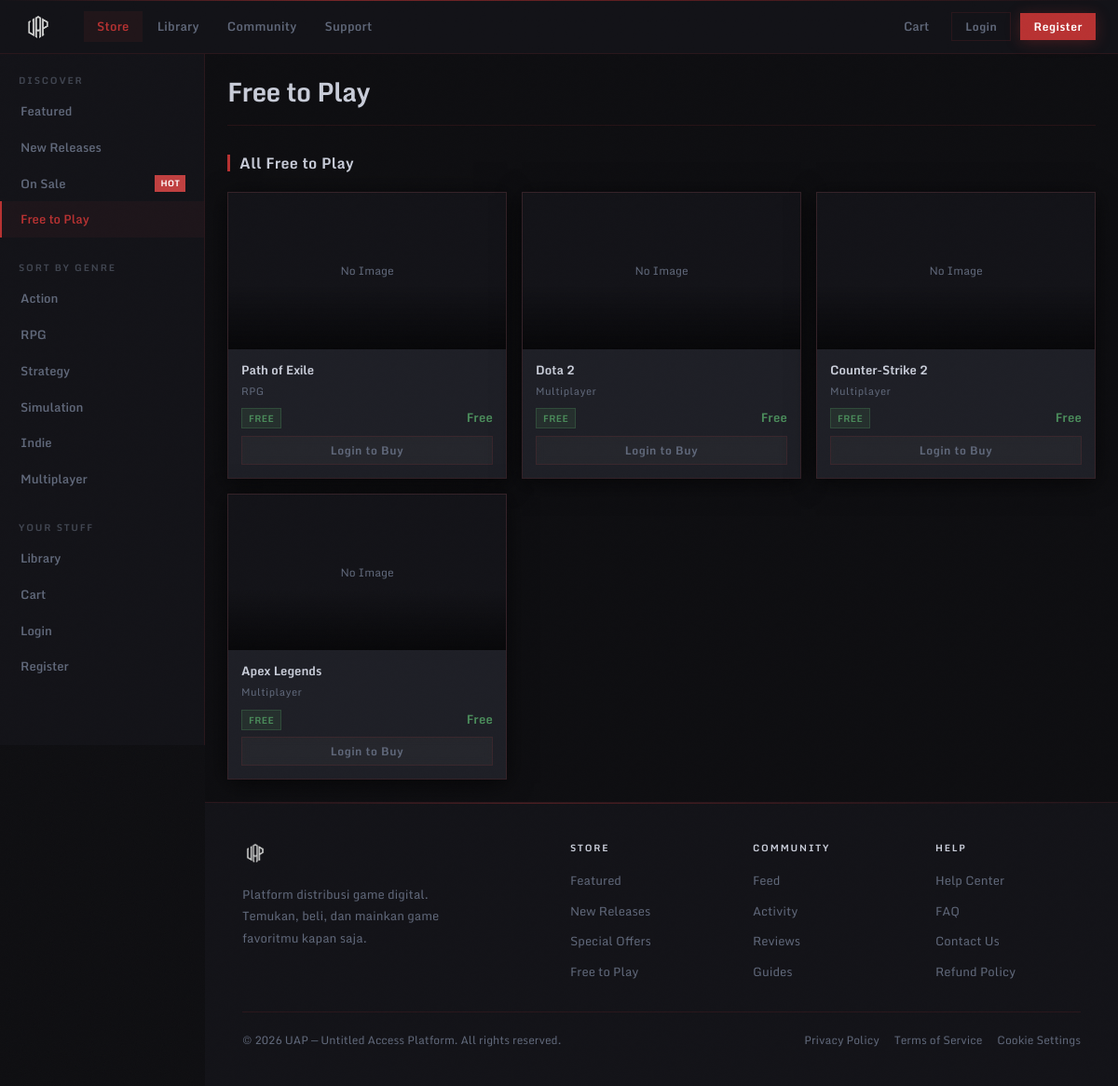
/?page=store&filter=free, run on the app's committed database.
### tables this page shows
CREATE TABLE IF NOT EXISTS games (
    id            INT UNSIGNED AUTO_INCREMENT PRIMARY KEY,
    title         VARCHAR(100)  NOT NULL,
    description   TEXT          DEFAULT NULL,
    genre         VARCHAR(50)   DEFAULT NULL,
    price         DECIMAL(10,2) NOT NULL DEFAULT 0,
    discount      INT           DEFAULT 0,
    image         VARCHAR(255)  DEFAULT NULL,
    is_free       TINYINT(1)    DEFAULT 0,
    release_date  DATE          DEFAULT NULL,
    developer     VARCHAR(100)  DEFAULT NULL,
    publisher     VARCHAR(100)  DEFAULT NULL,
    req_os        VARCHAR(150)  DEFAULT NULL,
    req_processor VARCHAR(200)  DEFAULT NULL,
    req_memory    VARCHAR(50)   DEFAULT NULL,
    req_graphics  VARCHAR(200)  DEFAULT NULL,
    req_storage   VARCHAR(50)   DEFAULT NULL,
    created_at    TIMESTAMP     DEFAULT CURRENT_TIMESTAMP
);

### public/index.php (called while the page is built, shortened)
<?php
require_once __DIR__ . '/../src/backend/helpers/auth.php';
require_once __DIR__ . '/../src/backend/helpers/router.php';
?>
<?php include __DIR__ . '/../src/frontend/layouts/header.php'; ?>
<?php include $view_path; ?>
<?php include __DIR__ . '/../src/frontend/layouts/footer.php'; ?>

### src/backend/models/Game.php (called while the page is built, shortened)
<?php
function getFreeGames() {
    $pdo = getDB();
    return $pdo->query('SELECT * FROM games WHERE is_free = 1')->fetchAll();
}

### src/backend/helpers/auth.php (called while the page is built, shortened)
<?php
function isLoggedIn() {
    return isset($_SESSION['user_id']);
}

### src/frontend/pages/store/free-to-play.php (the view)
<?php $freeGames = getFreeGames(); ?>
<h2 class="section-title">All Free to Play</h2>
<div class="grid-4">
    <?php foreach ($freeGames as $game): ?>
    <div class="card game-card">
        <div class="game-card-img">
            <?php if (!empty($game['image'])): ?>
                <img src="/uploads/games/<?= htmlspecialchars($game['image']) ?>" alt="<?= htmlspecialchars($game['title']) ?>" style="width:100%;height:100%;object-fit:cover">
            <?php else: ?>
                <span class="text-secondary" style="font-size:12px">No Image</span>
            <?php endif; ?>
        </div>
        <div class="game-card-body">
            <a href="/?page=game&id=<?= $game['id'] ?>" style="text-decoration:none">
                <p class="game-card-title"><?= htmlspecialchars($game['title']) ?></p>
            </a>
            <p class="game-card-genre"><?= htmlspecialchars($game['genre']) ?></p>
            <div class="game-card-price">
                <div>
                    <span class="price-discount" style="background:rgba(74,138,90,0.15);color:var(--accent-green);border-color:rgba(74,138,90,0.3)">FREE</span>
                </div>
                <div>
                    <span class="price-free">Free</span>
                </div>
            </div>
            <div class="mt-8">
                <?php if (isLoggedIn()): ?>
                    <?php if (isInCart(getCurrentUser()['id'], $game['id'])): ?>
                        <a href="/?page=cart" class="btn btn-outline btn-sm btn-block">In Cart</a>
                    <?php else: ?>
                        <a href="/?action=add_to_cart&game_id=<?= $game['id'] ?>" class="btn btn-green btn-sm btn-block">Get Free</a>
                    <?php endif; ?>
                <?php else: ?>
                    <a href="/?page=login" class="btn btn-outline btn-sm btn-block">Login to Buy</a>
                <?php endif; ?>
            </div>
        </div>
    </div>
    <?php endforeach; ?>
</div>

### public/assets/css/main.css (style rules this page uses)
:root { --bg-void: #0e0e11; --bg-deep: #131318; --bg-surface: #1a1a20; --bg-card: #1e1f26; --bg-hover: #26272e; --accent: #b83232; --accent-blue: #6677aa; --accent-purple: #7a6699; --accent-red: #c04040; --accent-gold: #a08040; --accent-green: #4a8a5a; --accent-light: #cc4444; --accent-dim: rgba(184, 50, 50, 0.10); --accent-glow: rgba(184, 50, 50, 0.22); --accent-2-glow: rgba(160, 40, 40, 0.15); --accent-hover: #d05050; --text-primary: #c8ccd8; --text-secondary: #60687a; --text-dim: #404550; --text-white: #c8ccd8; --border: rgba(184, 50, 50, 0.14); --border-glow: rgba(184, 50, 50, 0.30); --border-light: rgba(184, 50, 50, 0.10); --border-accent: rgba(184, 50, 50, 0.36); --danger: #c06060; --success: #4a8a5a; --warning: #a08040; --topbar-h: 58px; --sidebar-w: 220px; --radius-sm: 0; --radius-md: 0; --radius-lg: 0; --bg-primary: #0e0e11; --bg-secondary: #131318; --bg-header: #0e0e11; --transition: 0.2s ease; --shadow: 0 24px 72px rgba(0, 0, 0, 0.9); --shadow-card: 0 4px 24px rgba(0, 0, 0, 0.65); --shadow-accent: 0 0 36px rgba(184, 50, 50, 0.18); --shadow-btn: 0 4px 20px rgba(184, 50, 50, 0.32); --btn-green: rgba(74, 138, 90, 0.12); --btn-green-hover: rgba(74, 138, 90, 0.22); --btn-green-text: #4a8a5a; }
*, *::before, *::after { margin: 0; padding: 0; box-sizing: border-box; }
html { scroll-behavior: smooth; }
body { font-family: 'Monda', 'Segoe UI', Arial, sans-serif; background-color: var(--bg-void); background-image: radial-gradient(ellipse 70% 50% at 15% 20%, rgba(184, 50, 50, 0.05) 0%, transparent 55%), radial-gradient(ellipse 60% 45% at 85% 10%, rgba(160, 40, 40, 0.04) 0%, transparent 50%), radial-gradient(ellipse 50% 40% at 50% 90%, rgba(100, 20, 20, 0.03) 0%, transparent 50%); background-attachment: fixed; color: var(--text-primary); font-size: 14px; line-height: 1.6; min-height: 100vh; }
body::before { content: ''; position: fixed; inset: 0; background-repeat: repeat; background-size: 150px 150px; pointer-events: none; z-index: 9998; opacity: 0.02; mix-blend-mode: overlay; }
a { color: var(--accent); text-decoration: none; transition: color var(--transition); }
.section-title { font-family: 'Monda', sans-serif; font-size: 16px; font-weight: 700; color: var(--text-primary); margin-bottom: 18px; display: flex; align-items: center; gap: 10px; letter-spacing: 0.02em; }
.section-title::before { content: ''; display: block; width: 3px; height: 18px; background: var(--accent); border-radius: 0; flex-shrink: 0; }
.grid-4 { display: grid; grid-template-columns: repeat(4, 1fr); gap: 16px; }
.text-secondary { color: var(--text-secondary); }
.mt-8 { margin-top: 8px; }
@media (max-width: 1200px) { .grid-4 { grid-template-columns: repeat(3, 1fr); } }

### data on the page
games: shows "No Image", title "Path of Exile", genre "RPG"
games: shows "No Image", title "Dota 2", genre "Multiplayer"
games: shows "No Image", title "Counter-Strike 2", genre "Multiplayer"
games: shows "No Image", title "Apex Legends", genre "Multiplayer"

### other printed values
$g "Action"
$g "RPG"
$g "Strategy"
$g "Simulation"
$g "Indie"
$g "Multiplayer"
